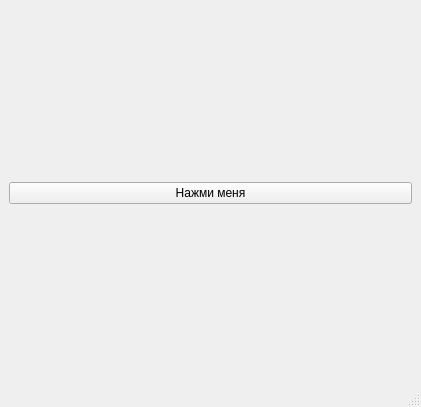
<?xml version="1.0" encoding="UTF-8"?>
<ui version="4.0">
 <class>Circles</class>
 <widget class="QMainWindow" name="Circles">
  <property name="geometry">
   <rect>
    <x>0</x>
    <y>0</y>
    <width>421</width>
    <height>407</height>
   </rect>
  </property>
  <property name="windowTitle">
   <string>MainWindow</string>
  </property>
  <widget class="QWidget" name="centralwidget">
   <layout class="QGridLayout" name="gridLayout_2">
    <item row="0" column="0">
     <spacer name="verticalSpacer_2">
      <property name="orientation">
       <enum>Qt::Vertical</enum>
      </property>
      <property name="sizeHint" stdset="0">
       <size>
        <width>20</width>
        <height>40</height>
       </size>
      </property>
     </spacer>
    </item>
    <item row="2" column="0">
     <spacer name="verticalSpacer">
      <property name="orientation">
       <enum>Qt::Vertical</enum>
      </property>
      <property name="sizeHint" stdset="0">
       <size>
        <width>20</width>
        <height>40</height>
       </size>
      </property>
     </spacer>
    </item>
    <item row="1" column="0">
     <widget class="QPushButton" name="button">
      <property name="text">
       <string>Нажми меня</string>
      </property>
     </widget>
    </item>
   </layout>
  </widget>
  <widget class="QStatusBar" name="statusbar"/>
 </widget>
 <resources/>
 <connections/>
</ui>
